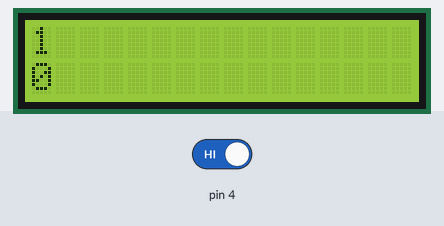
The sketch below on a simulated Arduino Uno, built with avr-gcc and run on an emulated ATmega328P. Parts: 16×2 character LCD. Inputs (shaded band) come from the test bench; at power-on: pin 4 HIGH.

Above: at 1.2 s.
1.3 s: pin 4 driven LOW
At 1.41 s:
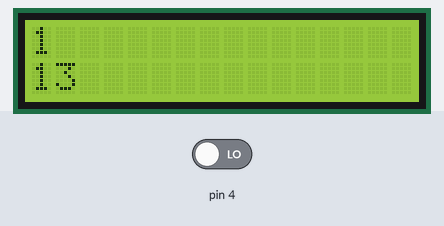
2.8 s: pin 4 driven HIGH
At 4.3 s:
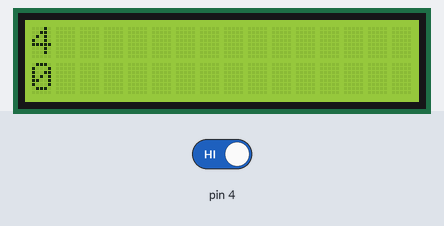
4.9 s: pin 4 driven LOW
At 5.01 s:
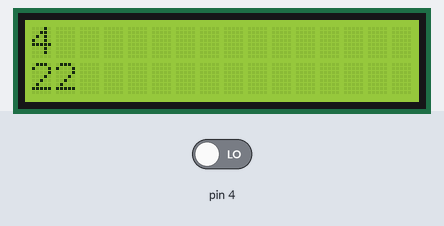

The sketch:

Lab_04.ino
```cpp
#include <LiquidCrystal.h>

LiquidCrystal Lcd(A5, A4, 5, 6, 7, 8 );
unsigned long timer;
unsigned long timer2;

int count;
int count2;

void setup() {
  Lcd.begin(2,16);
  timer = millis();
  timer2 = millis();
  count = 0;


}

void loop() {
  if(millis() - timer > 1000)
  {
  count++;
  Lcd.clear();
  Lcd.print(count);
  Lcd.setCursor(0,1);
  Lcd.print(count2);
  timer +=1000;
  }

  if(millis() - timer2 > 100)
  { if(digitalRead(4) == LOW)
  {
    count2++;
    Lcd.clear();
    Lcd.print(count);
    Lcd.setCursor(0,1);
    Lcd.print(count2);
    timer2 +=100;
  }
  else{
     Lcd.clear();
     Lcd.print(count);
     count2 = 0;
    if(millis() - timer2 >500)
    {
      Lcd.setCursor(0,1);
      Lcd.print(count2);
    }
  }

}
}
```
